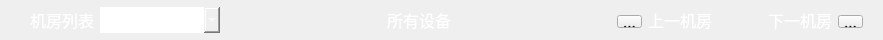
<?xml version="1.0" encoding="UTF-8"?>
<ui version="4.0">
 <class>TG_RoomWidget</class>
 <widget class="QWidget" name="TG_RoomWidget">
  <property name="geometry">
   <rect>
    <x>0</x>
    <y>0</y>
    <width>883</width>
    <height>40</height>
   </rect>
  </property>
  <property name="maximumSize">
   <size>
    <width>16777215</width>
    <height>40</height>
   </size>
  </property>
  <property name="font">
   <font>
    <family>微软雅黑</family>
    <pointsize>12</pointsize>
   </font>
  </property>
  <property name="windowTitle">
   <string>Form</string>
  </property>
  <property name="styleSheet">
   <string notr="true"/>
  </property>
  <layout class="QHBoxLayout" name="horizontalLayout">
   <property name="leftMargin">
    <number>20</number>
   </property>
   <property name="topMargin">
    <number>0</number>
   </property>
   <property name="rightMargin">
    <number>20</number>
   </property>
   <property name="bottomMargin">
    <number>0</number>
   </property>
   <item>
    <spacer name="horizontalSpacer_2">
     <property name="orientation">
      <enum>Qt::Horizontal</enum>
     </property>
     <property name="sizeType">
      <enum>QSizePolicy::Fixed</enum>
     </property>
     <property name="sizeHint" stdset="0">
      <size>
       <width>10</width>
       <height>20</height>
      </size>
     </property>
    </spacer>
   </item>
   <item>
    <widget class="QLabel" name="label">
     <property name="font">
      <font>
       <family>微软雅黑</family>
       <pointsize>12</pointsize>
      </font>
     </property>
     <property name="styleSheet">
      <string notr="true">color: rgb(255, 255, 255);</string>
     </property>
     <property name="text">
      <string>机房列表</string>
     </property>
    </widget>
   </item>
   <item>
    <widget class="QComboBox" name="comboBox">
     <property name="minimumSize">
      <size>
       <width>120</width>
       <height>26</height>
      </size>
     </property>
     <property name="font">
      <font>
       <family>微软雅黑</family>
       <pointsize>12</pointsize>
      </font>
     </property>
     <property name="cursor">
      <cursorShape>PointingHandCursor</cursorShape>
     </property>
     <property name="styleSheet">
      <string notr="true">border:none;
color: rgb(255, 255, 255);
border-color: rgb(0, 0, 0);</string>
     </property>
    </widget>
   </item>
   <item>
    <spacer name="horizontalSpacer_3">
     <property name="orientation">
      <enum>Qt::Horizontal</enum>
     </property>
     <property name="sizeHint" stdset="0">
      <size>
       <width>20</width>
       <height>19</height>
      </size>
     </property>
    </spacer>
   </item>
   <item>
    <widget class="QLabel" name="roomLabel">
     <property name="font">
      <font>
       <family>微软雅黑</family>
       <pointsize>12</pointsize>
      </font>
     </property>
     <property name="styleSheet">
      <string notr="true">color: rgb(255, 255, 255);</string>
     </property>
     <property name="text">
      <string>所有设备</string>
     </property>
     <property name="alignment">
      <set>Qt::AlignCenter</set>
     </property>
    </widget>
   </item>
   <item>
    <spacer name="horizontalSpacer">
     <property name="orientation">
      <enum>Qt::Horizontal</enum>
     </property>
     <property name="sizeHint" stdset="0">
      <size>
       <width>31</width>
       <height>20</height>
      </size>
     </property>
    </spacer>
   </item>
   <item>
    <widget class="QToolButton" name="upBtn">
     <property name="minimumSize">
      <size>
       <width>25</width>
       <height>13</height>
      </size>
     </property>
     <property name="maximumSize">
      <size>
       <width>25</width>
       <height>10</height>
      </size>
     </property>
     <property name="cursor">
      <cursorShape>PointingHandCursor</cursorShape>
     </property>
     <property name="styleSheet">
      <string notr="true">border-image: url(:/tg/tg/up.png);
</string>
     </property>
     <property name="text">
      <string>...</string>
     </property>
    </widget>
   </item>
   <item>
    <widget class="QLabel" name="label_2">
     <property name="minimumSize">
      <size>
       <width>0</width>
       <height>26</height>
      </size>
     </property>
     <property name="maximumSize">
      <size>
       <width>16777215</width>
       <height>26</height>
      </size>
     </property>
     <property name="font">
      <font>
       <family>微软雅黑</family>
       <pointsize>12</pointsize>
      </font>
     </property>
     <property name="styleSheet">
      <string notr="true">color: rgb(255, 255, 255);</string>
     </property>
     <property name="text">
      <string>上一机房</string>
     </property>
    </widget>
   </item>
   <item>
    <spacer name="horizontalSpacer_4">
     <property name="orientation">
      <enum>Qt::Horizontal</enum>
     </property>
     <property name="sizeType">
      <enum>QSizePolicy::Fixed</enum>
     </property>
     <property name="sizeHint" stdset="0">
      <size>
       <width>50</width>
       <height>20</height>
      </size>
     </property>
    </spacer>
   </item>
   <item>
    <widget class="QLabel" name="label_3">
     <property name="minimumSize">
      <size>
       <width>0</width>
       <height>26</height>
      </size>
     </property>
     <property name="maximumSize">
      <size>
       <width>16777215</width>
       <height>26</height>
      </size>
     </property>
     <property name="font">
      <font>
       <family>微软雅黑</family>
       <pointsize>12</pointsize>
      </font>
     </property>
     <property name="styleSheet">
      <string notr="true">color: rgb(255, 255, 255);</string>
     </property>
     <property name="text">
      <string>下一机房</string>
     </property>
     <property name="alignment">
      <set>Qt::AlignRight|Qt::AlignTrailing|Qt::AlignVCenter</set>
     </property>
    </widget>
   </item>
   <item>
    <widget class="QToolButton" name="downBtn">
     <property name="minimumSize">
      <size>
       <width>25</width>
       <height>13</height>
      </size>
     </property>
     <property name="maximumSize">
      <size>
       <width>25</width>
       <height>10</height>
      </size>
     </property>
     <property name="cursor">
      <cursorShape>PointingHandCursor</cursorShape>
     </property>
     <property name="styleSheet">
      <string notr="true">border-image: url(:/tg/tg/down.png);</string>
     </property>
     <property name="text">
      <string>...</string>
     </property>
     <property name="iconSize">
      <size>
       <width>16</width>
       <height>5</height>
      </size>
     </property>
     <property name="popupMode">
      <enum>QToolButton::DelayedPopup</enum>
     </property>
     <property name="autoRaise">
      <bool>false</bool>
     </property>
    </widget>
   </item>
  </layout>
 </widget>
 <resources/>
 <connections/>
</ui>
